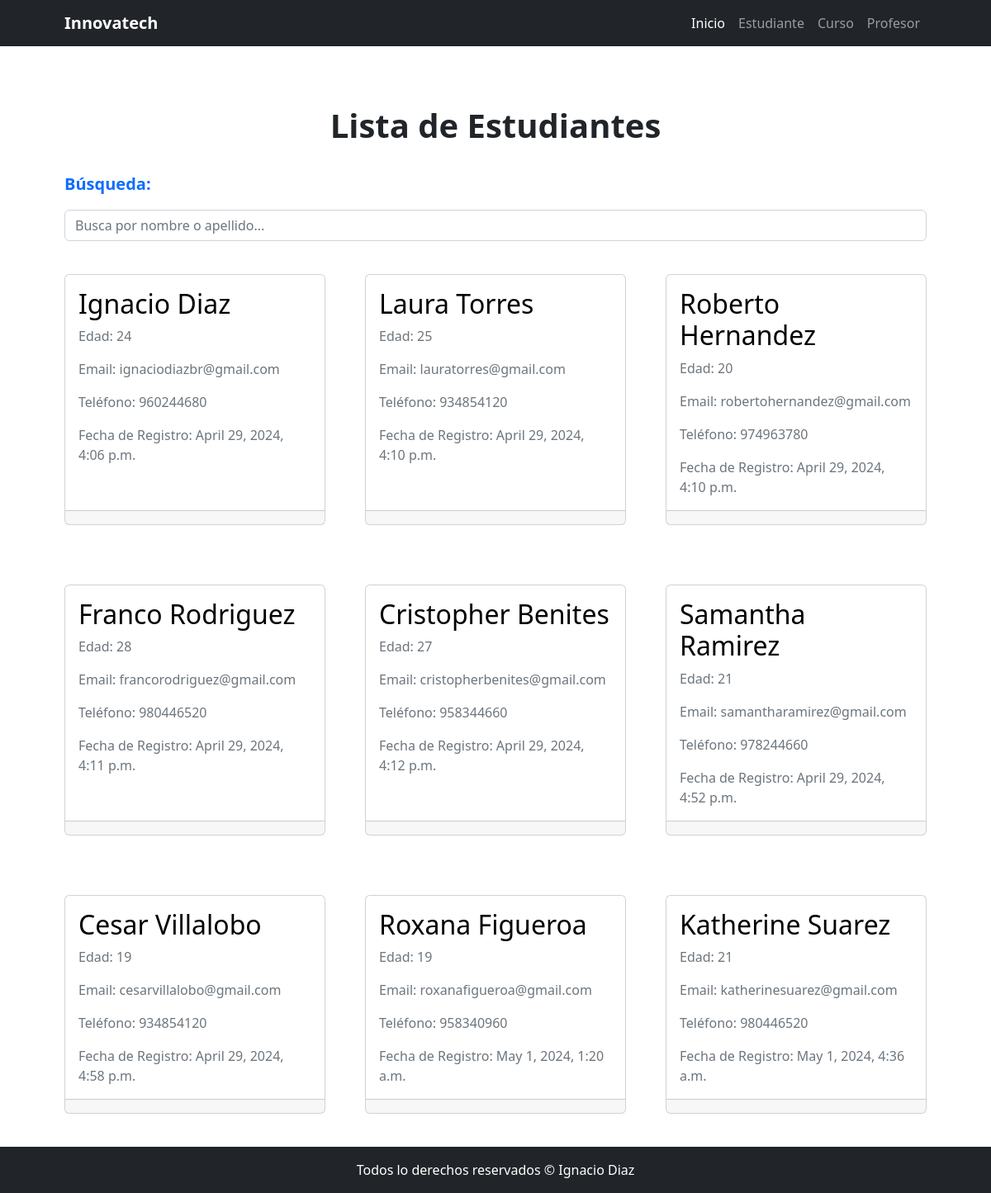
The app's page /estudiante/list/ with its own data.
### estudiante/models.py (models this page shows, shortened)
class Estudiante(models.Model):
    nombre = models.CharField(max_length=50)
    apellido = models.CharField(max_length=50)
    edad = models.IntegerField()
    email = models.EmailField()
    telefono = models.CharField(max_length=10)
    fecha_registro = models.DateTimeField(auto_now_add=True)
    class Meta:
        verbose_name = 'Estudiante'
        verbose_name_plural = 'Estudiantes'

### estudiante/views.py (the view)
# urls.py: path("list/", views.estudiante_list, name="list"),
def estudiante_list(request):
    consulta = request.GET.get("consulta", None)
    if consulta:
        print(consulta)
        query = models.Estudiante.objects.filter(
            Q(nombre__icontains=consulta) | Q(apellido__icontains=consulta))
    else:
        query = models.Estudiante.objects.all()
    context = {"estudiantes": query}
    return render(request, "estudiante/estudiante_list.html", context)

### estudiante/templates/estudiante/estudiante_list.html (shortened to what this page needs)
{% extends 'core/base.html' %}
{% block titulo %}Lista de Estudiantes{% endblock titulo %}
{% block contenido %}
    <form action="{% url 'estudiante:list' %}" method="get">
        <label class="fs-5 fw-bold mb-3 text-primary">Búsqueda:</label>
        <input
            type="text"
            name="consulta"
            class="form-control mb-3"
            placeholder="Busca por nombre o apellido..."
        >
    </form>
    <div class="row gx-4 gx-lg-5">
        {% if estudiantes %}
            {% for estudiante in estudiantes  %}
                {% include 'estudiante/components/card.html' with nombre=estudiante.nombre apellido=estudiante.apellido edad=estudiante.edad email=estudiante.email telefono=estudiante.telefono fecha_registro=estudiante.fecha_registro%}
            {% endfor %}
        {% else %}
            <p class="text-center py-5 fs-4 text-danger fw-bold">
                No hay estudiantes registrados con ese nombre o apellido 🫤
            </p>
        {% endif %}
    </div>
{% endblock contenido %}

### estudiante/templates/estudiante/components/card.html
<div class="col-md-4 mb-5 my-4">
    <div class="card h-100 text-secondary ">
        <div class="card-body">
            <h2 class="card-title text-black  ">{{ nombre }} {{ apellido }}</h2>
            <p class="card-text">Edad: {{ edad }}</p>
            <p class="card-text">Email: {{ email }}</p>
            <p class="card-text">Teléfono: {{ telefono }}</p>
            <p class="card-text">Fecha de Registro: {{ fecha_registro }}</p>
        </div>
        <div class="card-footer">
        </div>
    </div>
</div>

### records on screen
Estudiante: nombre "Ignacio", apellido "Diaz", edad "24", email "ignaciodiazbr@gmail.com", telefono "960244680", fecha_registro "April 29, 2024, 4:06 p.m."
Estudiante: nombre "Laura", apellido "Torres", edad "25", email "lauratorres@gmail.com", telefono "934854120", fecha_registro "April 29, 2024, 4:10 p.m."
Estudiante: nombre "Roberto", apellido "Hernandez", edad "20", email "robertohernandez@gmail.com", telefono "974963780", fecha_registro "April 29, 2024, 4:10 p.m."
Estudiante: nombre "Franco", apellido "Rodriguez", edad "28", email "francorodriguez@gmail.com", telefono "980446520", fecha_registro "April 29, 2024, 4:11 p.m."
Estudiante: nombre "Cristopher", apellido "Benites", edad "27", email "cristopherbenites@gmail.com", telefono "958344660", fecha_registro "April 29, 2024, 4:12 p.m."
Estudiante: nombre "Samantha", apellido "Ramirez", edad "21", email "samantharamirez@gmail.com", telefono "978244660", fecha_registro "April 29, 2024, 4:52 p.m."
Estudiante: nombre "Cesar", apellido "Villalobo", edad "19", email "cesarvillalobo@gmail.com", telefono "934854120", fecha_registro "April 29, 2024, 4:58 p.m."
Estudiante: nombre "Roxana", apellido "Figueroa", edad "19", email "roxanafigueroa@gmail.com", telefono "958340960", fecha_registro "May 1, 2024, 1:20 a.m."
Estudiante: nombre "Katherine", apellido "Suarez", edad "21", email "katherinesuarez@gmail.com", telefono "980446520", fecha_registro "May 1, 2024, 4:36 a.m."
